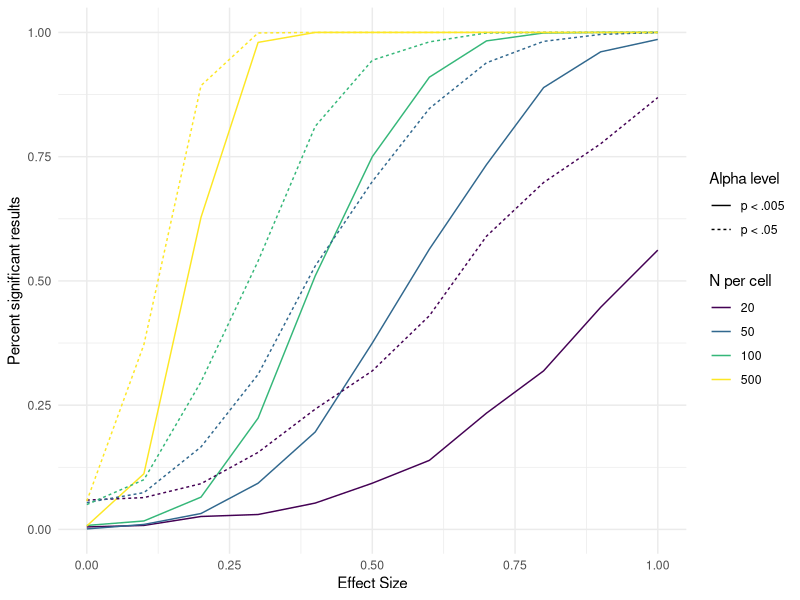

This chart was generated by the following R code:
## ---- chunk 1
suppressPackageStartupMessages({
  library(data.table)
  library(dplyr)
  library(ggplot2)
  library(tidyr)
  library(viridis)
})

 sim.es <- function(n, es) {
    g1 <- rnorm(n, es, 1)
    g2 <- rnorm(n, 0, 1)
    c('p'=t.test(g1, g2, paired=FALSE)$p.value, 'n'=n, 'es'=es)
 }
params <- expand.grid(list('n'=c(20, 50, 100, 500), 'es'=seq(0, 1, .1)))
simulation_results <- rbindlist(mapply(function(n, es) 
  as.data.frame(t(replicate(1000, sim.es(n, es)))), 
                             n=params$n, es=params$es, SIMPLIFY=FALSE))

sim_graph <- ggplot(data=simulation_results %>% 
                      group_by(n, es) %>% 
                      summarize(sig_results_new=sum(p < .005)/1000,
                                sig_results_old=sum(p < .05)/1000) %>%
                      gather(group, sig_pct, sig_results_old, sig_results_new)) +
  geom_line(aes(x=es, y=sig_pct, lty=group, color=as.factor(n))) +
  scale_color_viridis(discrete=TRUE) +
  scale_linetype_discrete(labels=c('p < .005', 'p < .05')) +
  labs(color='N per cell', lty='Alpha level') +
  xlab('Effect Size') +
  ylab('Percent significant results') +
  theme_minimal()
sim_graph
